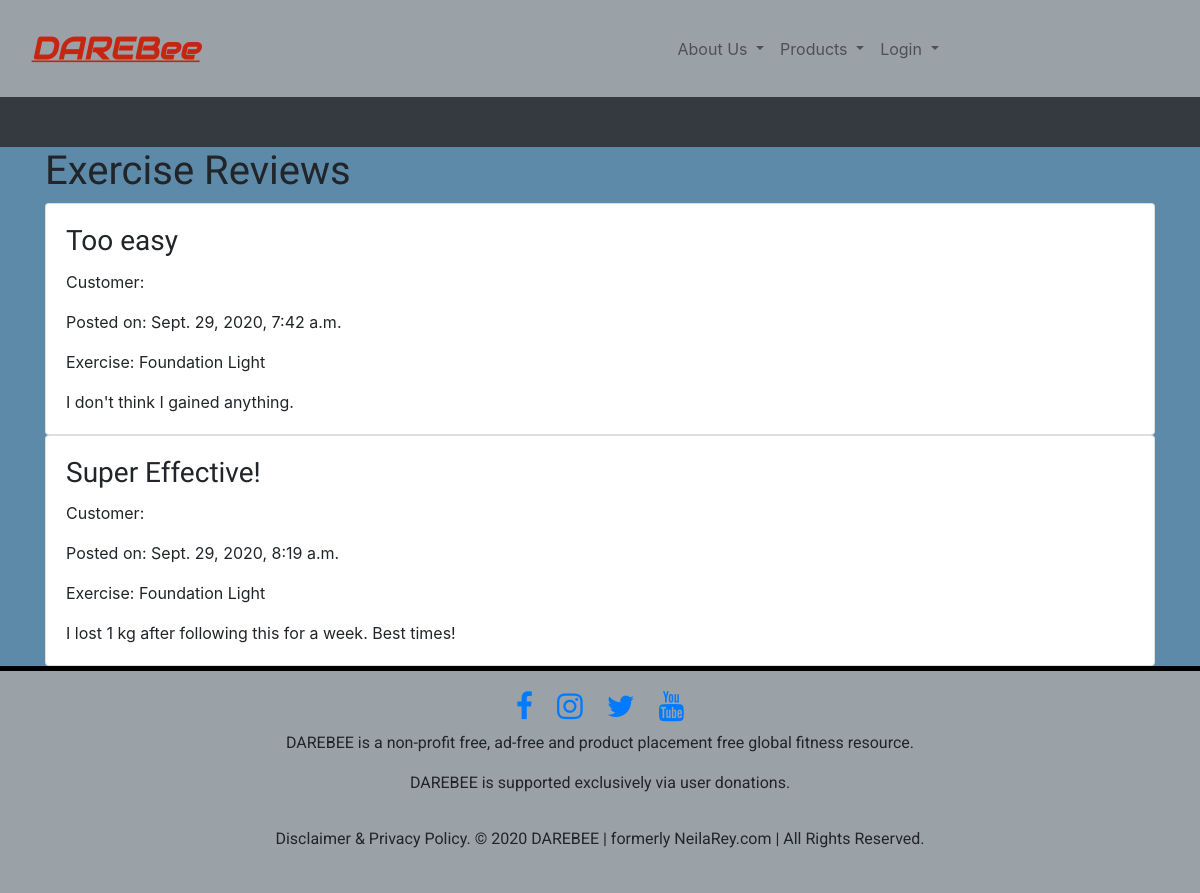
The app's page /reviews/exercise/, older data.
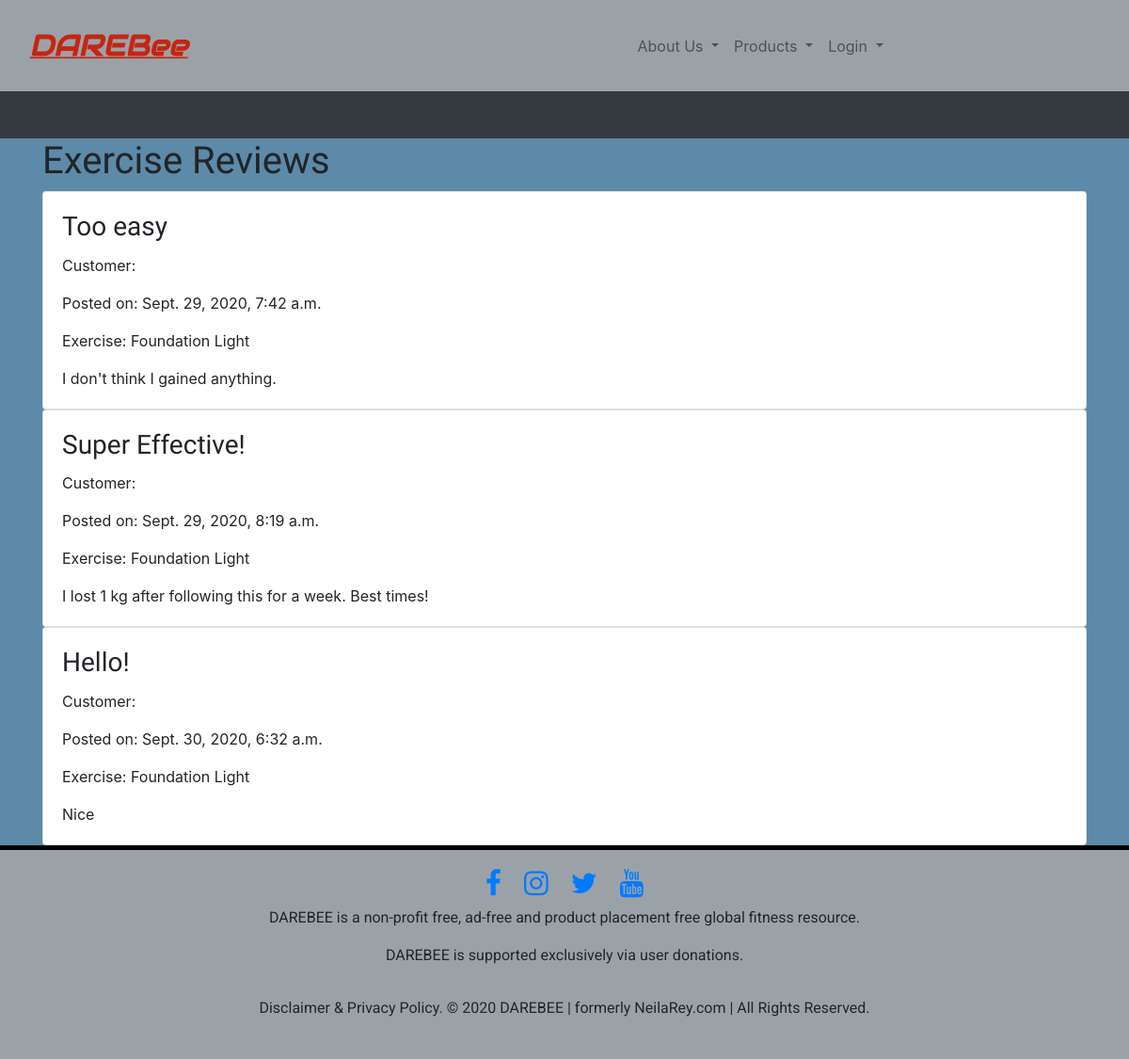
The same page, newer data.
### reviews/models.py (models this page shows)
class ExerciseReview(models.Model):
    title = models.CharField(blank=False, max_length=255)
    content = models.TextField(blank=False, max_length=255)
    datetime = models.DateTimeField(auto_now=True)
    exercise = models.ForeignKey(Exercise, on_delete=models.CASCADE)
    customer = models.ForeignKey(User, on_delete=models.CASCADE)
    def __str__(self):
        return self.title

### products/models.py (models this page shows, shortened)
class Exercise(models.Model):
    title = models.CharField(blank=False, max_length=255)
    description = models.CharField(blank=False, max_length=255)
    price = models.PositiveIntegerField(blank=False)
    exercise_type = models.ForeignKey(ExerciseType, on_delete=models.CASCADE)
    cover = CloudinaryField()

### reviews/views.py (the view)
# urls.py: path("exercise/", reviews.views.show_exercise_reviews,
def show_exercise_reviews(request):
    all_exercise_reviews = ExerciseReview.objects.all()
    print(all_exercise_reviews)
    return render(request, "reviews/show_exercise_reviews.template.html", {
        "all_exercise_reviews": all_exercise_reviews
    })

### cart/contexts.py (called while the page is built)
def cart_contents(request):
    cart = request.session.get("shopping_cart", {})
    mealplan_cart = request.session.get("mealplan_shopping_cart", {})
    return {
        "cart": cart,
        "mealplan_cart": mealplan_cart,
        "number_of_items": int(len(cart) + len(mealplan_cart))
    }

### reviews/templates/reviews/show_exercise_reviews.template.html (shortened to what this page needs)
{% extends 'base.template.html' %}
{% load crispy_forms_tags %}
{% block content %}
<h1>Exercise Reviews</h1>
{% for r in all_exercise_reviews %}
<div class="card">
    <div class="card-body">
        <div class="card-title">
            <h3>{{r.title}}</h3>
        </div>
        <div>
            <p>Customer: {{r.customer.first_name}} {{r.customer.last_name}}</p>
            <p>Posted on: {{r.datetime}}</p>
            <p>Exercise: {{r.exercise.title}}</p>
        </div>
        <div>
            {{r.content}}
        </div>
    </div>
</div>
{% endfor %}
{% endblock %}

### templates/base.template.html (shortened to what this page needs)
<!doctype html>
{% load static %}
<html lang="en">
  <head>
    <link rel="stylesheet" href="https://maxcdn.bootstrapcdn.com/bootstrap/4.0.0/css/bootstrap.min.css">
    <link rel="stylesheet" href="https://cdnjs.cloudflare.com/ajax/libs/font-awesome/4.7.0/css/font-awesome.min.css">
    <link rel="stylesheet" href="{% static 'style.css' %}">
  </head>
  <body>
    <nav id="general-navbar"class="navbar navbar-expand-lg navbar-light">
		<a class="navbar-brand"
			href="{% url 'home_route'%}"><img src="{% static 'image/titlesmall.png' %}"></a>
			<div class="collapse navbar-collapse" id="navbarNavDropdown">
				<ul class="navbar-nav mx-auto">
					<li class="nav-item dropdown">
						<a class="nav-link dropdown-toggle" href="#" id="about-us-DropdownMenuLink"
							data-toggle="dropdown" aria-haspopup="true" aria-expanded="false">
							About Us
						</a>
					</li>
					<li class="nav-item dropdown">
						<a class="nav-link dropdown-toggle" href="{% url 'view_all_products_route'%}" id="products-DropdownMenuLink"
							data-toggle="dropdown" aria-haspopup="true" aria-expanded="false">
							Products
						</a>
					</li>
					<li class="nav-item dropdown">
						<a class="nav-link dropdown-toggle" href="{% url 'account_login' %}" id="register-DropdownMenuLink"
							data-toggle="dropdown" aria-haspopup="true" aria-expanded="false">
							Login
						</a>
					</li>
				</ul>
			</div>
	</nav>
    <nav id="user-navbar" class="navbar navbar-light bg-dark" style="min-height: 50px;">
    </nav>
    <div class="container">
                {%block content%}{%endblock%}
    </div>
    <footer class="page-footer">
        <div id="footer-text" class="container-fluid text-center">
            <div id="social-meida" class="footer-items">
                <a href="https://www.facebook.com/pg/darebees/photos/?ref=page_internal" target="blank" class="fa fa-facebook"></a>
                <a href="https://www.instagram.com/darebeecom/" target="blank" class="fa fa-instagram"></a>
                <a href="https://twitter.com/darebees" target="blank" class="fa fa-twitter"></a>
                <a href="https://www.youtube.com/c/Darebees" target="blank" class="fa fa-youtube"></a>
            </div>
            <p>DAREBEE is a non-profit free, ad-free and product placement free global fitness resource.</p>
            <p>DAREBEE is supported exclusively via user donations.</p>
        </div>
        <div class="footer-copyright text-center py-3">
        <p>Disclaimer & Privacy Policy. © 2020 DAREBEE | formerly NeilaRey.com  | All Rights Reserved.</p>
  </div>
    </footer>
  </body>
</html>

### static/style.css (style rules this page uses)
body { background-color: #5D8AA8; padding: 0; margin: 0; border: 0; }
nav { background: #9BA2A7; }
nav img { width: 50%; }
#user-navbar { margin-bottom: 0; background: grey; }
h1, h2, h3 { font-family: 'Roboto Condensed', sans-serif; }
footer { padding: 10px; background: #9BA2A7; font-family: 'Roboto', sans-serif; border-top: 5px solid black; }
.footer-items a { padding: 10px; font-size: 30px; }

Row changes from the older to the newer data that the page shows:
added ExerciseReview: title "Hello!", datetime "Sept. 30, 2020, 6:32 a.m.", exercise "Foundation Light", content "Nice"
